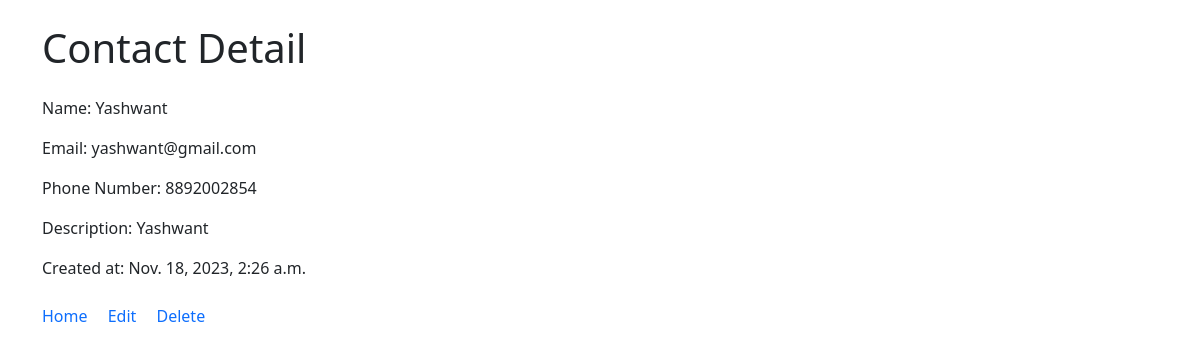
Screenshot of /contact/4/ with the database file from the repository.
### contacts/models.py (models this page shows, shortened)
class Contact(models.Model):
    name = models.CharField(max_length=255, unique=True)
    email = models.EmailField(unique=True, validators=[EmailValidator()])
    phone_number = models.CharField(max_length=20, blank=True)
    description = models.TextField(blank=True)
    created_at = models.DateTimeField(default=timezone.now)

### contacts/views.py (the view)
# urls.py: path("contact/<int:pk>/", views.contact_detail, name="contact_detail"),
def contact_detail(request, pk):
    contact = get_object_or_404(Contact, pk=pk)
    return render(request, "contacts/contact_detail.html", {"contact": contact})

### templates/contacts/contact_detail.html
{% extends 'base.html' %}
{% block content %}
  <h1 class="my-4">Contact Detail</h1>
  <div class="mt-3">
    <p>Name: {{ contact.name }}</p>
    <p>Email: {{ contact.email }}</p>
    <p>Phone Number: {{ contact.phone_number }}</p>
    <p>Description: {{ contact.description }}</p>
    <p>Created at: {{ contact.created_at }}</p>
  </div>
  <div class="mt-4">
    <a class="text-decoration-none" href="{% url 'contact_list' %}">Home</a>
    <a class="text-decoration-none mx-3" href="{% url 'contact_edit' pk=contact.pk %}">Edit</a>
    <a class="text-decoration-none" href="{% url 'contact_delete' pk=contact.pk %}">Delete</a>
  </div>
{% endblock %}

### rows the page displays
Contact: name "Yashwant", email "yashwant@gmail.com", phone_number "8892002854", description "Yashwant", created_at "Nov. 18, 2023, 2:26 a.m."
